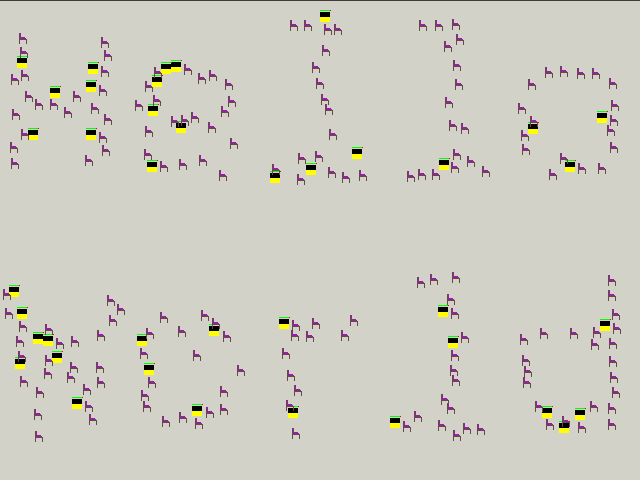
#> input picture result.png, 640 x 480 px
$ python split.py
#> lines starting #> are read from the running program, lines starting #| are printed output that depends on the picture
from PIL import Image

img = Image.open("result.png")
#> img is the input picture: PIL image 640x480 RGBA; mean R, G, B, A 206.4, 205.2, 194.8, 255

w, h = img.size
#> w = 640; h = 480
bw = bh = 20

for y in range(0, h, bh):
    for x in range(0, w, bw):
        crop = img.crop((x,y,x+bw,y+bw))
        crop.save(f"split/{x}-{y}.png")
#> this loop made 24 passes
#> pass 1, `crop.save(f"split/{x}-{y}.png")`:
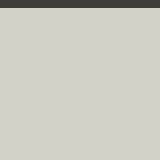
#> saved as 0-0.png: PIL image 20x20 RGBA (shown 8 times larger); mean R, G, B, A 202.6, 202.5, 192.8, 255
#> pass 1, `crop.save(f"split/{x}-{y}.png")`:
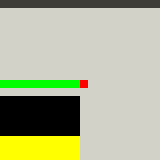
#> saved as 320-0.png: PIL image 20x20 RGBA (shown 8 times larger); mean R, G, B, A 174.5, 180.2, 147.2, 255
#> pass 1, `crop.save(f"split/{x}-{y}.png")`:
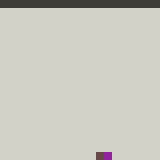
#> saved as 440-0.png: PIL image 20x20 RGBA (shown 8 times larger); mean R, G, B, A 202.1, 201.7, 192.3, 255
#> pass 2, `crop.save(f"split/{x}-{y}.png")`:
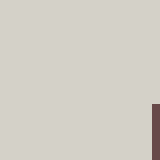
#> saved as 0-20.png: PIL image 20x20 RGBA (shown 8 times larger); mean R, G, B, A 208.1, 207.6, 197.8, 255
